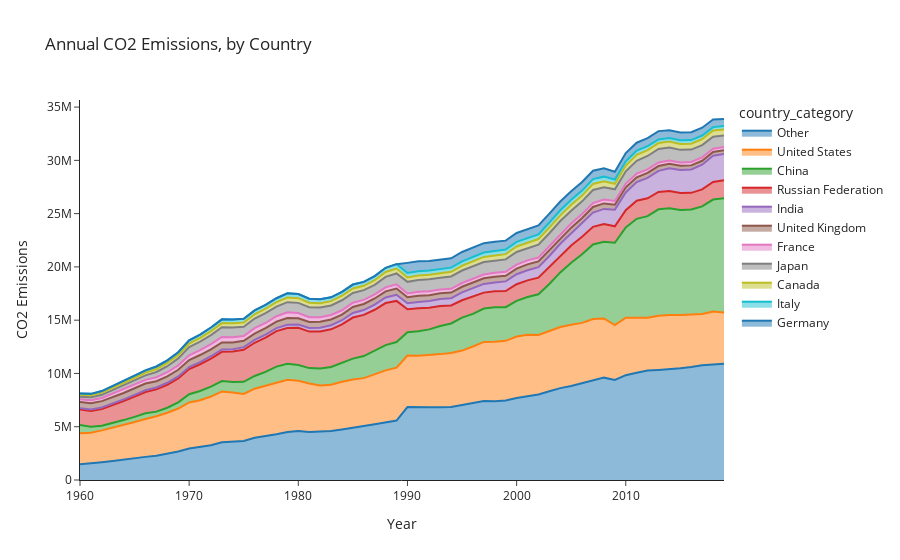

The cell this chart's notebook holds for it:
### Code cell
px.area(df_country_10, x='year', y='value', line_group='country_category', color='country_category',
                   category_orders={
                    "country_category": ['Other'] + countries 
            },
                labels={
                     "value": "CO2 Emissions",
                     "year": "Year",
                     "country_name": "Country"
                 },
              title = 'Annual CO2 Emissions, by Country',
       template="simple_white")
